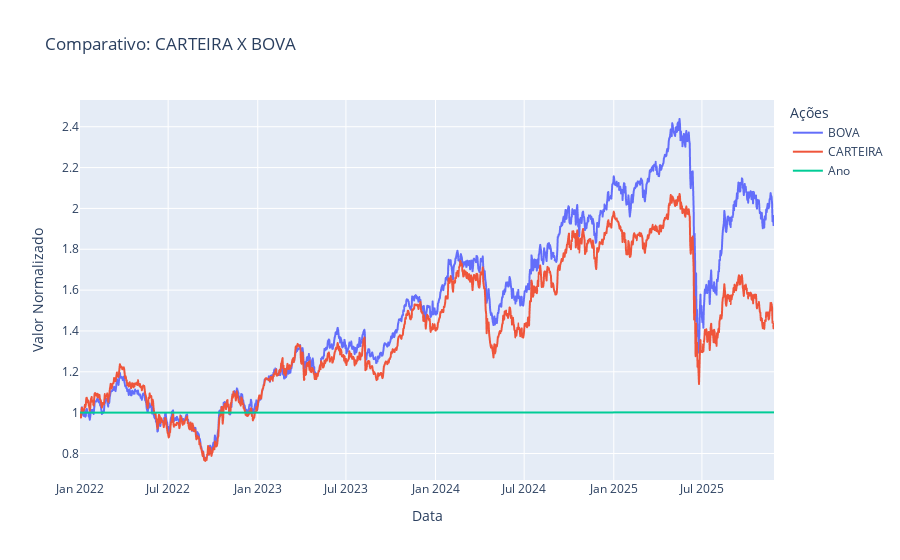

Notebook code for this chart:
### Markdown cell above
Gráfico somente comparando as ações: 'CARTEIRA'  x 'BOVA'

### Code cell
# Normalizar os dados se ainda não estiverem normalizados
for i in acoes_normalizadas.columns[1:]:
    acoes_normalizadas[i] = acoes_normalizadas[i] / acoes_normalizadas[i][0]

# Criar o gráfico com hover_data
grafico = px.line(
    acoes_normalizadas,
    x='Date',
    y=acoes_normalizadas.columns[6:],  # BOVA e 'CARTEIRA'
    title='Comparativo: CARTEIRA X BOVA',
    hover_data={'Date': '|%B %d, %Y'},  # Exibe a data formatada
    labels={'value': 'Valor Normalizado', 'variable': 'Ação'},
)

# Configurar o layout do gráfico
grafico.update_layout(xaxis_title='Data', yaxis_title='Valor Normalizado', legend_title='Ações')

# Mostrar o gráfico
grafico.show()

### Figure 1 — Plotly figure (JSON) as saved in the notebook; plotly's stock layout.template omitted (floating-point values rounded to 4 significant figures; data arrays with more than 128 entries replaced by an {"elided": "..."} marker saying what was removed)
{"data": [{"hovertemplate": "Ação=BOVA<br>Date=%{x|%B %d, %Y}<br>Valor Normalizado=%{y}<extra></extra>", "legendgroup": "BOVA", "line": {"color": "#636efa", "dash": "solid"}, "marker": {"symbol": "circle"}, "mode": "lines", "name": "BOVA", "showlegend": true, "type": "scattergl", "x": {"elided": "1426 str values"}, "xaxis": "x", "y": {"elided": "1426 float values"}, "yaxis": "y"}, {"hovertemplate": "Ação=CARTEIRA<br>Date=%{x|%B %d, %Y}<br>Valor Normalizado=%{y}<extra></extra>", "legendgroup": "CARTEIRA", "line": {"color": "#EF553B", "dash": "solid"}, "marker": {"symbol": "circle"}, "mode": "lines", "name": "CARTEIRA", "showlegend": true, "type": "scattergl", "x": {"elided": "1426 str values"}, "xaxis": "x", "y": {"elided": "1426 float values"}, "yaxis": "y"}, {"hovertemplate": "Ação=Ano<br>Date=%{x|%B %d, %Y}<br>Valor Normalizado=%{y}<extra></extra>", "legendgroup": "Ano", "line": {"color": "#00cc96", "dash": "solid"}, "marker": {"symbol": "circle"}, "mode": "lines", "name": "Ano", "showlegend": true, "type": "scattergl", "x": {"elided": "1426 str values"}, "xaxis": "x", "y": {"elided": "1426 float values"}, "yaxis": "y"}], "layout": {"legend": {"title": {"text": "Ações"}, "tracegroupgap": 0}, "title": {"text": "Comparativo: CARTEIRA X BOVA"}, "xaxis": {"anchor": "y", "domain": [0, 1], "title": {"text": "Data"}}, "yaxis": {"anchor": "x", "domain": [0, 1], "title": {"text": "Valor Normalizado"}}}}
